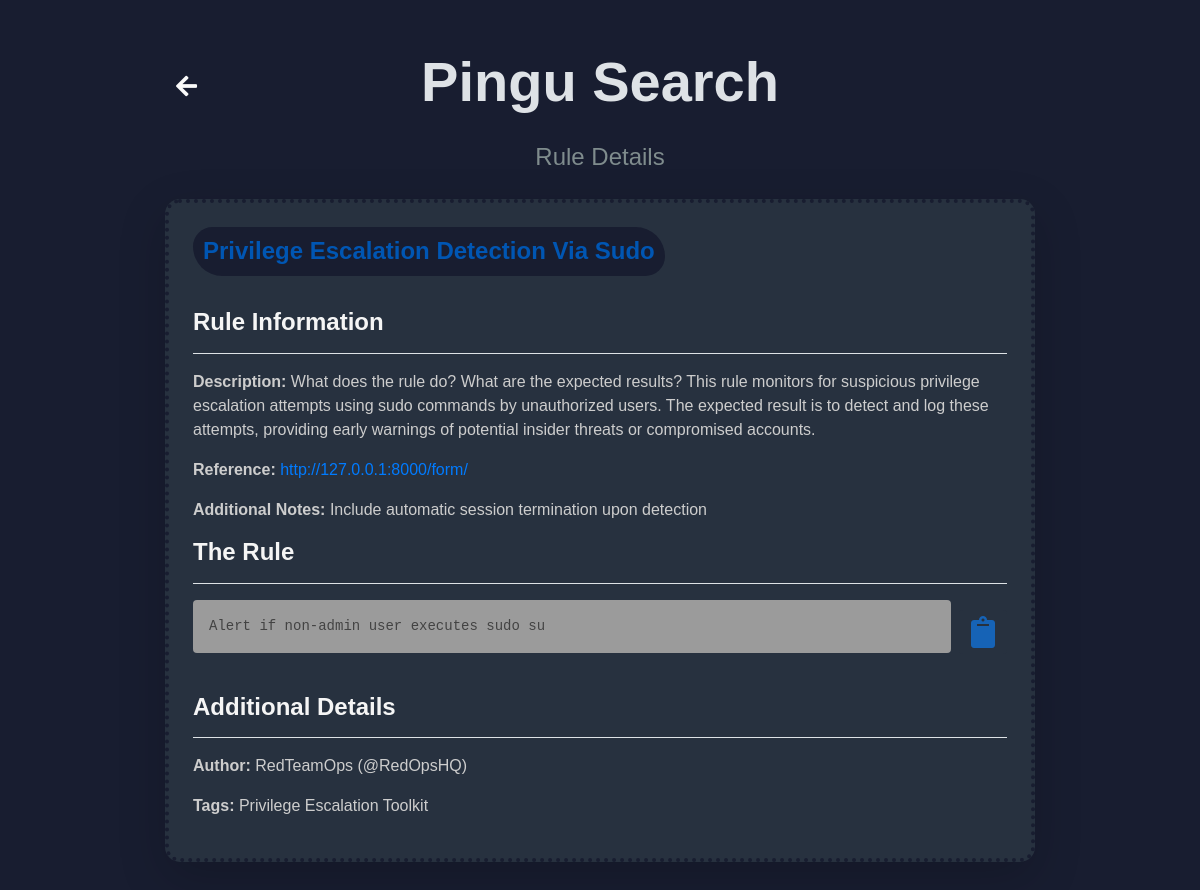
The page /details/21/ on the database its author committed.
### pingu1_app/models.py (models this page shows, shortened)
class Rule(models.Model):
    author = models.CharField(max_length=100)
    title = models.CharField(max_length=200)
    reference = models.URLField(blank=True, null=True)
    description = models.TextField()
    rule_text = models.TextField()
    additional_info = models.TextField(blank=True, null=True)
    tags = models.CharField(max_length=200)  # This can store comma-separated tags
    created_at = models.DateTimeField(auto_now_add=True)  # Automatically sets the date when a rule is created

### pingu1_app/views.py (the view)
# urls.py: path('details/<int:id>/', views.details, name='details'),
def details(request, id):
    rule = get_object_or_404(Rule, id=id)
    return render(request, 'pages/details.html', {'rule': rule})

### templates/pages/details.html (shortened to what this page needs)
{% load static %}
<!DOCTYPE html>
<html lang="en">
  <head>
    <link href="https://stackpath.bootstrapcdn.com/bootstrap/4.5.2/css/bootstrap.min.css" rel="stylesheet" />
    <link href="https://cdnjs.cloudflare.com/ajax/libs/font-awesome/5.15.4/css/all.min.css" rel="stylesheet" />
    <link href="{% static 'css/style.css' %}" rel="stylesheet" type="text/css" />
  </head>
  <body>
    <div class="container my-5 position-relative">
      <button type="button" class="home-icon" onclick="navigateToHome()">
        <i class="fas fa-arrow-left"></i>
      </button>
      <h1 class="main-title text-center mb-4">Pingu Search</h1>
      <p class="section-subtitle text-center mb-4">Rule Details</p>
      <div class="card p-4 shadow-lg">
        <h2 class="rule-title">{{ rule.title }}</h2>
        <div class="rule-info mt-4">
          <h4>Rule Information</h4>
          <hr class="mb-3" />
          <p><strong>Description:</strong> {{ rule.description }}</p>
          {% if rule.reference %}
          <p><strong>Reference:</strong> <a href="{{ rule.reference }}" target="_blank">{{ rule.reference }}</a></p>
          {% endif %} {% if rule.additional_info %}
          <p><strong>Additional Notes:</strong> {{ rule.additional_info }}</p>
          {% endif %}
        </div>
        <div class="rule-display">
          <h4>The Rule</h4>
          <hr class="" />
          <div class="d-flex align-items-center">
            <pre id="ruleText" class="bg-light p-3 rounded flex-grow-1">{{ rule.rule_text }}</pre>
            <button class="btn btn-secondary copy-btn ml-2" onclick="copyToClipboard()" aria-label="Copy to clipboard">
              <i class="fas fa-clipboard"></i>
            </button>
          </div>
        </div>
        <div class="additional-details mt-4">
          <h4>Additional Details</h4>
          <hr class="mb-3" />
          <p><strong>Author:</strong> {{ rule.author }}</p>
          {% if rule.tags %}
          <p><strong>Tags:</strong> {{ rule.tags }}</p>
          {% endif %}
        </div>
      </div>
    </div>
  </body>
</html>

### pingu1/static/CSS/style.css (style rules this page uses)
body { font-family: Arial, sans-serif; background-color: #181d30; }
.container { max-width: 75%; margin-left: auto; }
h1 { font-size: 3rem; color: #dee2e6; font-weight: 700; }
hr { border-top: 1px solid #dee2e6; }
.rule-title { text-transform: capitalize; font-size: 1.5rem; font-weight: bold; color: #0056b3 !important; background-color: #181d30; border-radius: 20px 30px; padding: 10px; width: 100%; }
.card .rule-title { text-transform: capitalize; font-size: 1.5rem; font-weight: bold; color: #ffffff; width: fit-content; }
.card { border: 4px dotted #181d30; border-radius: 15px; background-color: #27313f; }
.bg-light { background-color: #9b9b9b !important; color: rgb(67, 67, 67); }
.card p, .card label { font-size: 1rem; color: #cdcdcd; }
.main-title { font-size: 3.5rem; color: #dee2e6; font-weight: 700; }
.section-subtitle { font-size: 1.5rem; color: #7f8c8d; }
.card h4 { font-size: 1.5rem; color: #f5f5f5; font-weight: bold; }
.home-icon { position: absolute; top: 20px; left: 20px; font-size: 24px; color: #fafafa; background: none; border: none; cursor: pointer; transition: transform 0.3s ease; }
.copy-btn { margin: auto; border-radius: 0.25rem; background-color: #27313f; color: rgb(22, 99, 182); border: none; display: flex; align-items: center; }
.copy-btn i { font-size: 2rem; }

### templates/pages/details.html (style rules this page uses)
.copy-btn { margin-top: 10px; }

### rows shown on the page
Rule: title "Privilege Escalation Detection Via Sudo", description "What does the rule do? What are the expected results? This rule monitors for suspicious privilege escalation attempts using sudo commands by unauthorized users. The expected result is to detect and log these attempts, providing early warnings of potential insider threats or compromised accounts.", reference "http://127.0.0.1:8000/form/", additional_info "Include automatic session termination upon detection", rule_text "Alert if non-admin user executes sudo su", author "RedTeamOps (@RedOpsHQ)", tags "Privilege Escalation Toolkit"
